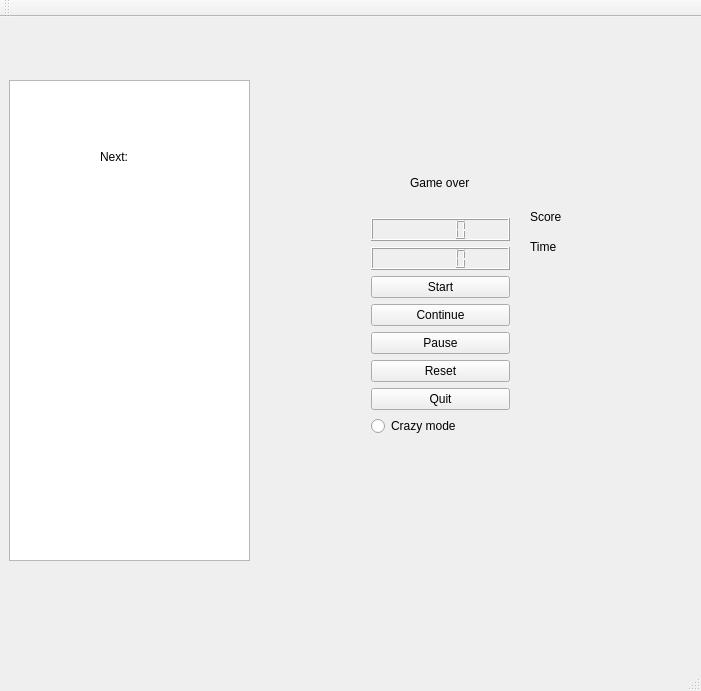
<?xml version="1.0" encoding="UTF-8"?>
<ui version="4.0">
 <class>MainWindow</class>
 <widget class="QMainWindow" name="MainWindow">
  <property name="geometry">
   <rect>
    <x>0</x>
    <y>0</y>
    <width>701</width>
    <height>691</height>
   </rect>
  </property>
  <property name="windowTitle">
   <string>MainWindow</string>
  </property>
  <widget class="QWidget" name="centralWidget">
   <widget class="QGraphicsView" name="graphicsView">
    <property name="geometry">
     <rect>
      <x>9</x>
      <y>63</y>
      <width>241</width>
      <height>481</height>
     </rect>
    </property>
    <property name="minimumSize">
     <size>
      <width>241</width>
      <height>481</height>
     </size>
    </property>
    <property name="maximumSize">
     <size>
      <width>241</width>
      <height>481</height>
     </size>
    </property>
   </widget>
   <widget class="QWidget" name="layoutWidget">
    <property name="geometry">
     <rect>
      <x>360</x>
      <y>190</y>
      <width>161</width>
      <height>256</height>
     </rect>
    </property>
    <layout class="QFormLayout" name="formLayout">
     <item row="0" column="0" colspan="2">
      <widget class="QLCDNumber" name="score_QLCD"/>
     </item>
     <item row="1" column="0" colspan="2">
      <widget class="QLCDNumber" name="time_QLCD"/>
     </item>
     <item row="2" column="0" colspan="2">
      <widget class="QPushButton" name="start_button">
       <property name="text">
        <string>Start</string>
       </property>
      </widget>
     </item>
     <item row="3" column="0" colspan="2">
      <widget class="QPushButton" name="continue_button">
       <property name="text">
        <string>Continue</string>
       </property>
      </widget>
     </item>
     <item row="4" column="0" colspan="2">
      <widget class="QPushButton" name="pause_button">
       <property name="text">
        <string>Pause</string>
       </property>
      </widget>
     </item>
     <item row="5" column="0" colspan="2">
      <widget class="QPushButton" name="reset_button">
       <property name="text">
        <string>Reset</string>
       </property>
      </widget>
     </item>
     <item row="6" column="0" colspan="2">
      <widget class="QPushButton" name="quit_button">
       <property name="text">
        <string>Quit</string>
       </property>
      </widget>
     </item>
     <item row="7" column="0" colspan="2">
      <widget class="QRadioButton" name="crazy_radio">
       <property name="text">
        <string>Crazy mode</string>
       </property>
      </widget>
     </item>
    </layout>
   </widget>
   <widget class="QLabel" name="scorelabel">
    <property name="geometry">
     <rect>
      <x>530</x>
      <y>190</y>
      <width>63</width>
      <height>20</height>
     </rect>
    </property>
    <property name="text">
     <string>Score</string>
    </property>
   </widget>
   <widget class="QLabel" name="time_label">
    <property name="geometry">
     <rect>
      <x>530</x>
      <y>220</y>
      <width>63</width>
      <height>20</height>
     </rect>
    </property>
    <property name="text">
     <string>Time</string>
    </property>
   </widget>
   <widget class="QLabel" name="game_over_label">
    <property name="geometry">
     <rect>
      <x>410</x>
      <y>150</y>
      <width>91</width>
      <height>31</height>
     </rect>
    </property>
    <property name="text">
     <string>Game over</string>
    </property>
   </widget>
   <widget class="QLabel" name="next_label">
    <property name="geometry">
     <rect>
      <x>100</x>
      <y>130</y>
      <width>63</width>
      <height>20</height>
     </rect>
    </property>
    <property name="text">
     <string>Next:</string>
    </property>
   </widget>
  </widget>
  <widget class="QMenuBar" name="menuBar">
   <property name="geometry">
    <rect>
     <x>0</x>
     <y>0</y>
     <width>701</width>
     <height>25</height>
    </rect>
   </property>
  </widget>
  <widget class="QToolBar" name="mainToolBar">
   <attribute name="toolBarArea">
    <enum>TopToolBarArea</enum>
   </attribute>
   <attribute name="toolBarBreak">
    <bool>false</bool>
   </attribute>
  </widget>
  <widget class="QStatusBar" name="statusBar"/>
 </widget>
 <layoutdefault spacing="6" margin="11"/>
 <resources/>
 <connections/>
</ui>
